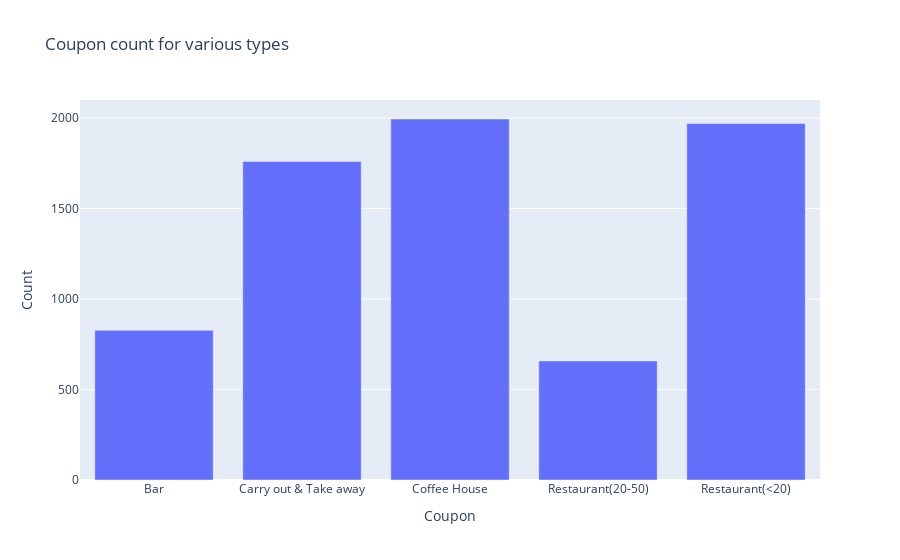

The notebook cell saved with this chart:
### Markdown cell above
5. Use a bar plot to visualize the `coupon` column.

### Code cell
px.bar(data.groupby('coupon').sum().reset_index(),x="coupon",y="Y",
       title="Coupon count for various types",labels=dict(coupon="Coupon", Y="Count"))

### Figure 1 — Plotly figure (JSON) as saved in the notebook; plotly's stock layout.template omitted (floating-point values rounded to 4 significant figures)
{"data": [{"alignmentgroup": "True", "hovertemplate": "Coupon=%{x}<br>Count=%{y}<extra></extra>", "legendgroup": "", "marker": {"color": "#636efa", "pattern": {"shape": ""}}, "name": "", "offsetgroup": "", "orientation": "v", "showlegend": false, "textposition": "auto", "type": "bar", "x": ["Bar", "Carry out & Take away", "Coffee House", "Restaurant(20-50)", "Restaurant(<20)"], "xaxis": "x", "y": [827, 1760, 1995, 658, 1970], "yaxis": "y"}], "layout": {"barmode": "relative", "legend": {"tracegroupgap": 0}, "title": {"text": "Coupon count for various types"}, "xaxis": {"anchor": "y", "domain": [0, 1], "title": {"text": "Coupon"}}, "yaxis": {"anchor": "x", "domain": [0, 1], "title": {"text": "Count"}}}}
